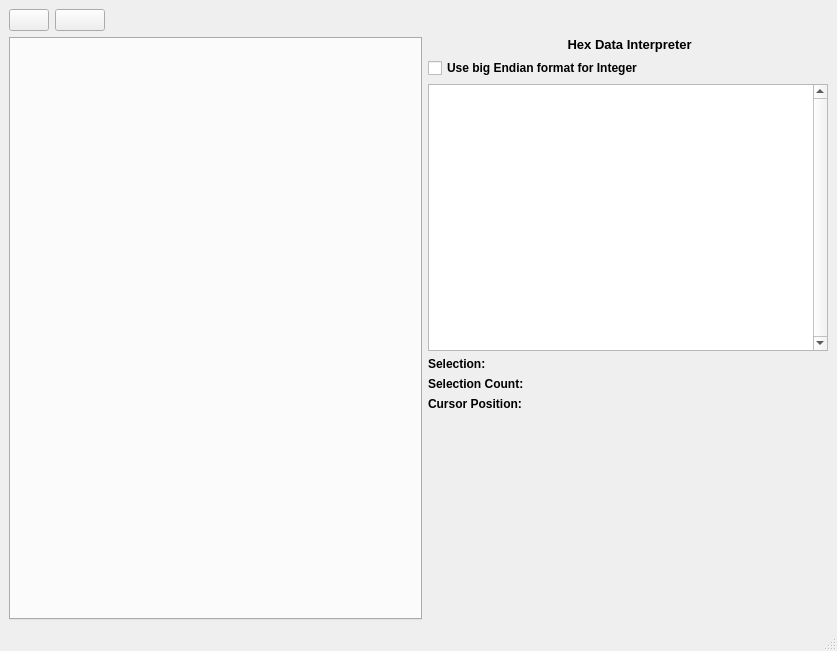
<?xml version="1.0" encoding="UTF-8"?>
<ui version="4.0">
 <class>MainWindow</class>
 <widget class="QMainWindow" name="MainWindow">
  <property name="geometry">
   <rect>
    <x>0</x>
    <y>0</y>
    <width>837</width>
    <height>651</height>
   </rect>
  </property>
  <property name="windowTitle">
   <string>Sumuri Hex Viewer V1</string>
  </property>
  <widget class="QWidget" name="centralwidget">
   <layout class="QGridLayout" name="gridLayout">
    <item row="1" column="0">
     <widget class="QTabWidget" name="tabWidget">
      <property name="currentIndex">
       <number>-1</number>
      </property>
     </widget>
    </item>
    <item row="1" column="1">
     <layout class="QVBoxLayout" name="verticalLayout_2">
      <item alignment="Qt::AlignHCenter">
       <widget class="QLabel" name="offsetLabel">
        <property name="font">
         <font>
          <pointsize>10</pointsize>
          <bold>true</bold>
         </font>
        </property>
        <property name="text">
         <string> Hex Data Interpreter</string>
        </property>
       </widget>
      </item>
      <item>
       <widget class="QCheckBox" name="bigEndiancheckBox">
        <property name="font">
         <font>
          <bold>true</bold>
         </font>
        </property>
        <property name="text">
         <string>Use big Endian format for Integer</string>
        </property>
       </widget>
      </item>
      <item>
       <widget class="QTableView" name="DataTypesView">
        <property name="sizePolicy">
         <sizepolicy hsizetype="Expanding" vsizetype="Expanding">
          <horstretch>0</horstretch>
          <verstretch>0</verstretch>
         </sizepolicy>
        </property>
        <property name="minimumSize">
         <size>
          <width>0</width>
          <height>0</height>
         </size>
        </property>
        <property name="maximumSize">
         <size>
          <width>400</width>
          <height>800</height>
         </size>
        </property>
        <property name="font">
         <font>
          <bold>true</bold>
         </font>
        </property>
        <property name="verticalScrollBarPolicy">
         <enum>Qt::ScrollBarAlwaysOn</enum>
        </property>
        <property name="sizeAdjustPolicy">
         <enum>QAbstractScrollArea::AdjustToContents</enum>
        </property>
        <property name="autoScrollMargin">
         <number>0</number>
        </property>
        <attribute name="horizontalHeaderDefaultSectionSize">
         <number>114</number>
        </attribute>
        <attribute name="horizontalHeaderShowSortIndicator" stdset="0">
         <bool>false</bool>
        </attribute>
       </widget>
      </item>
      <item alignment="Qt::AlignTop">
       <widget class="QLabel" name="labelSelection">
        <property name="font">
         <font>
          <bold>true</bold>
         </font>
        </property>
        <property name="text">
         <string>Selection:</string>
        </property>
       </widget>
      </item>
      <item alignment="Qt::AlignTop">
       <widget class="QLabel" name="labelSelectionCount">
        <property name="font">
         <font>
          <bold>true</bold>
         </font>
        </property>
        <property name="text">
         <string>Selection Count:</string>
        </property>
       </widget>
      </item>
      <item alignment="Qt::AlignTop">
       <widget class="QLabel" name="labelCursorPosition">
        <property name="font">
         <font>
          <bold>true</bold>
         </font>
        </property>
        <property name="text">
         <string>Cursor Position:</string>
        </property>
       </widget>
      </item>
      <item>
       <layout class="QVBoxLayout" name="verticalLayout">
        <item alignment="Qt::AlignHCenter|Qt::AlignVCenter">
         <widget class="QLabel" name="logo">
          <property name="minimumSize">
           <size>
            <width>390</width>
            <height>203</height>
           </size>
          </property>
          <property name="maximumSize">
           <size>
            <width>191</width>
            <height>189</height>
           </size>
          </property>
          <property name="text">
           <string/>
          </property>
          <property name="textFormat">
           <enum>Qt::RichText</enum>
          </property>
          <property name="pixmap">
           <pixmap resource="sumuri.qrc">:/icons/app_logo/Hex-Viewer.png</pixmap>
          </property>
          <property name="scaledContents">
           <bool>true</bool>
          </property>
          <property name="wordWrap">
           <bool>false</bool>
          </property>
          <property name="margin">
           <number>-2</number>
          </property>
          <property name="indent">
           <number>58</number>
          </property>
         </widget>
        </item>
       </layout>
      </item>
     </layout>
    </item>
    <item row="0" column="0">
     <layout class="QFormLayout" name="formLayout">
      <item row="0" column="0">
       <widget class="QPushButton" name="openButton">
        <property name="maximumSize">
         <size>
          <width>50</width>
          <height>16777215</height>
         </size>
        </property>
        <property name="text">
         <string/>
        </property>
        <property name="icon">
         <iconset theme="document-new"/>
        </property>
       </widget>
      </item>
      <item row="0" column="1">
       <widget class="QPushButton" name="openDiskButton">
        <property name="maximumSize">
         <size>
          <width>50</width>
          <height>16777215</height>
         </size>
        </property>
        <property name="text">
         <string/>
        </property>
        <property name="icon">
         <iconset theme="drive-harddisk"/>
        </property>
       </widget>
      </item>
     </layout>
    </item>
   </layout>
  </widget>
  <widget class="QStatusBar" name="statusbar"/>
  <action name="actionOpen">
   <property name="text">
    <string>Open_File</string>
   </property>
   <property name="menuRole">
    <enum>QAction::NoRole</enum>
   </property>
  </action>
 </widget>
 <resources>
  <include location="sumuri.qrc"/>
 </resources>
 <connections/>
</ui>
